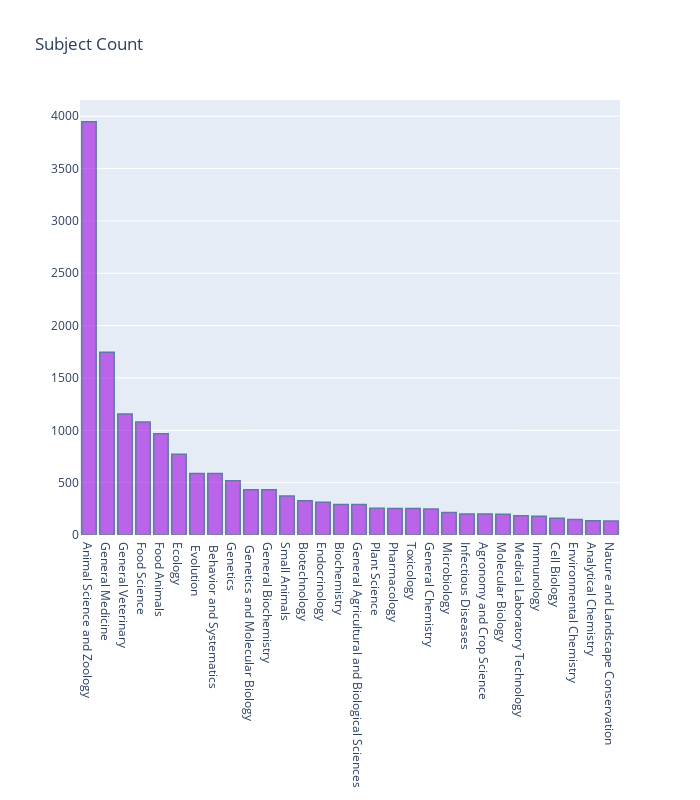

Notebook cell for this chart:
### Code cell
#Subject Count Viz 
subj_count1 = subj_count.head(30)

fig = go.Figure([go.Bar(x = subj_count1['Subject'], y = subj_count1['Count'])])
fig.update_traces(marker_color = 'rgb(158,10, 225)', marker_line_color = 'rgb(8,48,107)',
                 marker_line_width = 1.5, opacity = 0.6)
fig.update_layout(title_text = 'Subject Count', width = 700, height = 800)
fig.show()

### Figure 1 — Plotly figure (JSON) as saved in the notebook; plotly's stock layout.template omitted (floating-point values rounded to 4 significant figures)
{"data": [{"marker": {"color": "rgb(158,10, 225)", "line": {"color": "rgb(8,48,107)", "width": 1.5}}, "opacity": 0.6, "type": "bar", "x": ["Animal Science and Zoology", "General Medicine", "General Veterinary", "Food Science", "Food Animals", "Ecology", " Evolution", " Behavior and Systematics", "Genetics", " Genetics and Molecular Biology", "General Biochemistry", "Small Animals", "Biotechnology", "Endocrinology", "Biochemistry", "General Agricultural and Biological Sciences", "Plant Science", "Pharmacology", "Toxicology", "General Chemistry", "Microbiology", "Infectious Diseases", "Agronomy and Crop Science", "Molecular Biology", "Medical Laboratory Technology", "Immunology", "Cell Biology", "Environmental Chemistry", "Analytical Chemistry", "Nature and Landscape Conservation"], "y": [3947, 1746, 1156, 1080, 967, 771, 588, 588, 518, 431, 431, 373, 326, 312, 292, 291, 255, 254, 252, 248, 216, 201, 201, 199, 183, 178, 161, 147, 137, 134]}], "layout": {"height": 800, "title": {"text": "Subject Count"}, "width": 700}}
